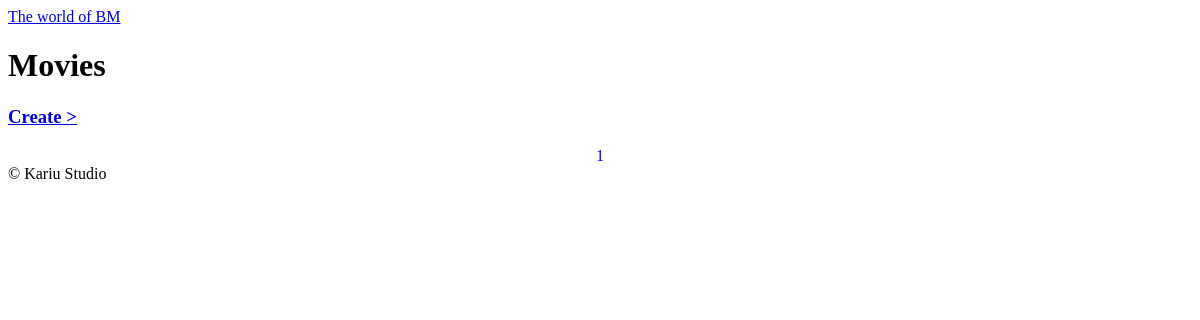
Before: /movies/ with the older database file.
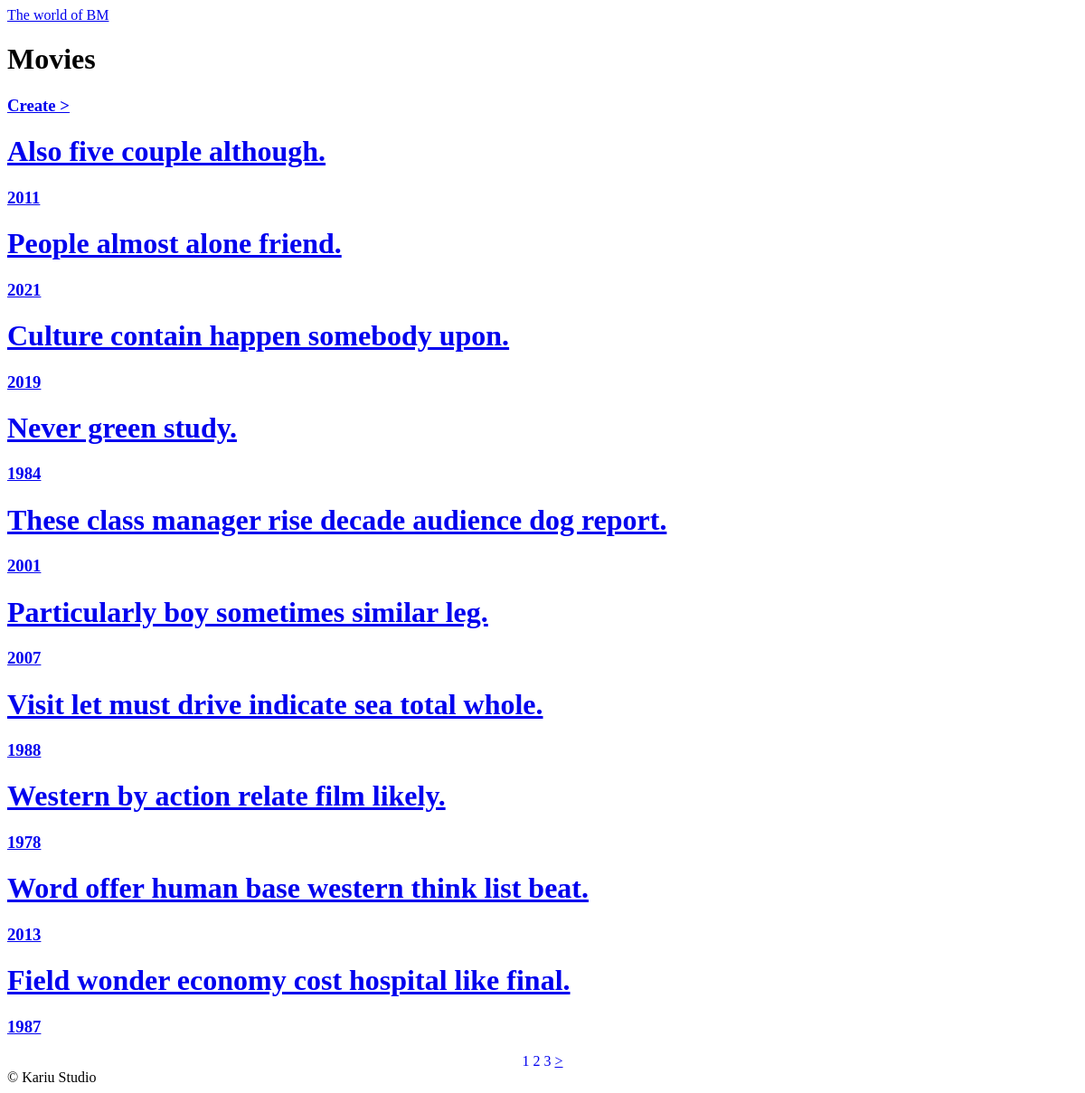
After: the same page with the newer database file.
### movies/models.py (models this page shows, shortened)
class Movie(CoreModel):
    title = models.CharField(max_length=120)
    year = models.IntegerField()
    cover_image = models.ImageField(null=True, blank=True)
    rating = models.IntegerField()
    category = models.ForeignKey(
        "categories.Category", on_delete=models.CASCADE, related_name="movies")
    director = models.ForeignKey(
        "people.Person", on_delete=models.CASCADE, related_name="movies")
    cast = models.ManyToManyField("people.Person", null=True, blank=True)

### movies/views.py (the view)
# urls.py: path("", MoviesView.as_view(), name="movies"),
class MoviesView(ListView):
    model = Movie
    paginate_by = 10
    paginate_orphans = 5
    ordering = "-created_at"
    context_object_name = "movies"

### templates/movies/movie_list.html (shortened to what this page needs)
{% extends "base.html" %}
{% block content %}
    <div>
        <h1>Movies</h1>
        <h3><a href="{% url "movies:create" %}">Create ></a></h3>
        {% for movie in  movies %}
            {% include "mixins/movies.html" with movie=movie%}
        {% endfor %}
    </div>
    {% include "partials/paginator.html" %}
{% endblock content %}

### templates/base.html (shortened to what this page needs)
<!DOCTYPE html>
<html lang="en">
  <head>
  </head>
  <body>
    {% include "partials/header.html" %}
    {% block content %}
    {% endblock content %}
    {% include "partials/footer.html" %}
  </body>
</html>

### templates/partials/header.html
<header>
    <a href="{% url 'core:home' %}">The world of BM</a>
</header>

### templates/mixins/movies.html
<a href="{% url "movies:movie" movie.pk %}">
    <h1>{{movie.title}}</h1>
    <h3>{{movie.year}}</h3>
</a>

### templates/partials/paginator.html (shortened to what this page needs)
<div style="text-align:center;">
    {% for page in page_obj.paginator.page_range %}
        {% if page <= page_obj.number|add:4 and page >= page_obj.number|add:-4 %}
            <a style="text-decoration:none;" href="?page={{forloop.counter}}">{{forloop.counter}}</a>
        {% endif %}
    {% endfor %}
    {% if page_obj.has_next %}
        <a href="?page={{page_obj.next_page_number}}"> > </a>
    {% endif %}
</div>

### templates/partials/footer.html
<footer>
    &copy; Kariu Studio
</footer>

Changed rows visible on the page:
added Movie: title "Also five couple although.", year "2011"
added Movie: title "People almost alone friend.", year "2021"
added Movie: title "Culture contain happen somebody upon.", year "2019"
added Movie: title "Never green study.", year "1984"
added Movie: title "These class manager rise decade audience dog report.", year "2001"
added Movie: title "Particularly boy sometimes similar leg.", year "2007"
added Movie: title "Visit let must drive indicate sea total whole.", year "1988"
added Movie: title "Western by action relate film likely.", year "1978"
added Movie: title "Word offer human base western think list beat.", year "2013"
added Movie: title "Field wonder economy cost hospital like final.", year "1987"
Other visible differences:
new list line: "2"
new list line: "3"
